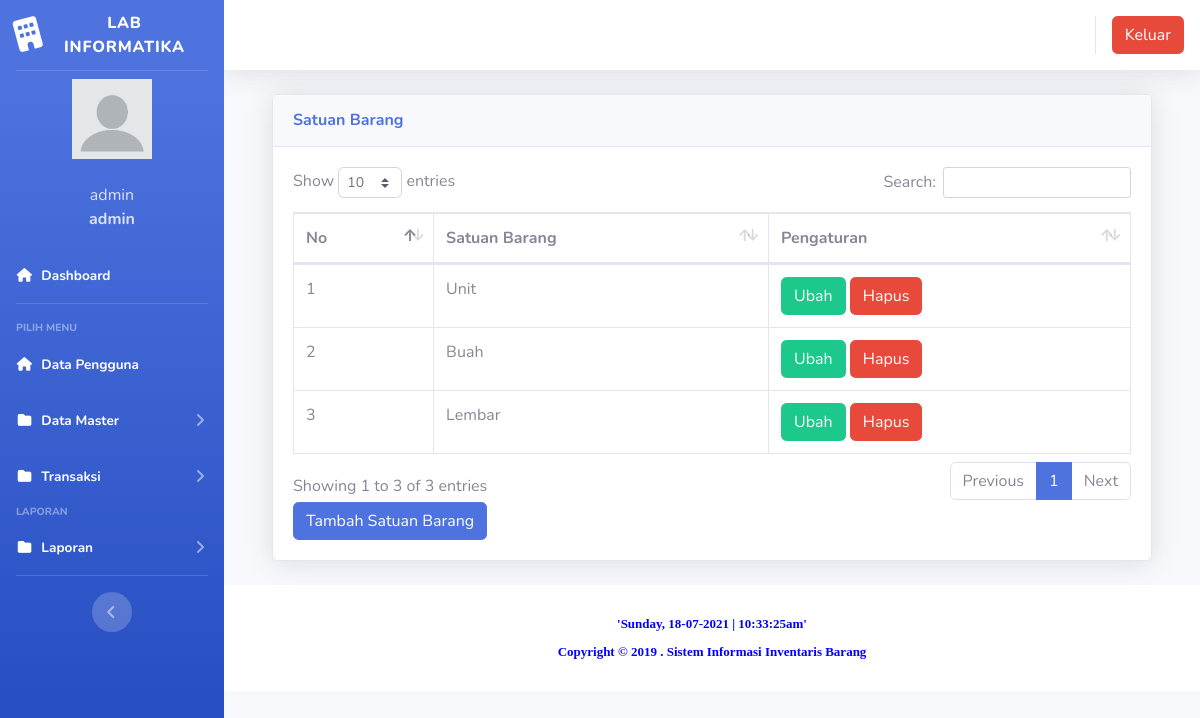
/index.php?page=satuanbarang (signed in), run on the app's committed database.
### tables this page shows
CREATE TABLE `users` (
  `id` int(11) NOT NULL,
  `nik` varchar(10) NOT NULL,
  `nama` varchar(100) NOT NULL,
  `alamat` varchar(200) NOT NULL,
  `telepon` varchar(100) NOT NULL,
  `username` varchar(100) NOT NULL,
  `password` varchar(100) NOT NULL,
  `level` varchar(25) NOT NULL DEFAULT 'member',
  `foto` varchar(25) NOT NULL
);

CREATE TABLE `satuan` (
  `id` int(11) NOT NULL,
  `satuan` varchar(100) NOT NULL
);

### index.php (the view, shortened to what this page needs)
<?php
	$koneksi = new mysqli("localhost","root","","inventori");
	?>
<!DOCTYPE html>
<html lang="en">
<head>
  <link href="vendor/fontawesome-free/css/all.min.css" rel="stylesheet" type="text/css">
  <link href="css/sb-admin-2.min.css" rel="stylesheet">
  <link href="vendor/datatables/dataTables.bootstrap4.min.css" rel="stylesheet">
</head>
<body id="page-top">
  <div id="wrapper">
    <ul class="navbar-nav bg-gradient-primary sidebar sidebar-dark accordion" id="accordionSidebar">
      <a class="sidebar-brand d-flex align-items-center justify-content-center" href="index.php">
        <div class="sidebar-brand-icon rotate-n-15">
          <i class="fas fa-building"></i>
        </div>
        <div class="sidebar-brand-text mx-2">LAB INFORMATIKA</div>
      </a>
      <hr class="sidebar-divider my-0">
 <?php
   if ($_SESSION['admin']) {
	   $user = $_SESSION['admin'];
   }
   $sql =$koneksi->query("select * from users where id='$user'");
   $data = $sql->fetch_assoc();
   ?>
    <li class="d-flex align-items-center justify-content-center">
        <a class="nav-link">
		 <img src="img/<?php echo $data['foto']?>" class="img-circle" width="80" alt="User"/></a>
	  </li>
		 <li class="nav-item ">
        <a class="nav-link">
         	<div class="d-flex align-items-center justify-content-center" class="name">  <?php echo  $data['nama'];?></div></font>
			<div class="d-flex align-items-center justify-content-center" class="email"><strong> <?php echo $data['level'];?></strong></div>
		 </a>
      </li>
      <li class="nav-item active">
        <a class="nav-link" href="?page=home">
          <i class="fas fa-fw fa-home"></i>
          <span>Dashboard</span></a>
      </li>
      <hr class="sidebar-divider">
      <div class="sidebar-heading">
        Pilih Menu
      </div>
	    <li class="nav-item active">
        <a class="nav-link" href="?page=pengguna">
          <i class="fas fa-fw fa-home"></i>
          <span>Data Pengguna</span></a>
      </li>
	   <li class="nav-item active">
        <a class="nav-link collapsed" href="#" data-toggle="collapse" data-target="#collapseData" aria-expanded="true" aria-controls="collapseData">
          <i class="fas fa-fw fa-folder"></i>
          <span>Data Master</span>
        </a>
      </li>
	    <li class="nav-item active">
        <a class="nav-link collapsed" href="#" data-toggle="collapse" data-target="#collapsePages" aria-expanded="true" aria-controls="collapsePages">
          <i class="fas fa-fw fa-folder"></i>
          <span>Transaksi</span>
        </a>
      </li>
      <div class="sidebar-heading">
        Laporan
      </div>
	     <li class="nav-item active">
        <a class="nav-link collapsed" href="#" data-toggle="collapse" data-target="#collapseLaporan" aria-expanded="true" aria-controls="collapseLaporan">
          <i class="fas fa-fw fa-folder"></i>
          <span>Laporan</span>
        </a>
      </li>
      <hr class="sidebar-divider d-none d-md-block">
      <div class="text-center d-none d-md-inline">
        <button class="rounded-circle border-0" id="sidebarToggle"></button>
      </div>
    </ul>
    <div id="content-wrapper" class="d-flex flex-column">
      <div id="content">
        <nav class="navbar navbar-expand navbar-light bg-white topbar mb-4 static-top shadow">
          <ul class="navbar-nav ml-auto">
            <li class="nav-item dropdown no-arrow">
			 <div class="top-menu">
        <ul class="nav pull-right top-menu">
		      <li><a onclick="return confirm('Apakah anda yakin akan logout?')" class="btn btn-danger" class="logout" href="logout.php">Keluar</a></li>
        </ul>
      </div>
            </li>
          </ul>
        </nav>
        <div class="container-fluid">
		 <section class="content">
		      <?php
			   $page = $_GET['page'];
			   $aksi = $_GET['aksi'];
			     if ($page == "satuanbarang") {
				   if ($aksi == "") {
					   include "page/satuanbarang/satuan.php";
				   }
			   }
			   ?>
    </section>
</div>
      <footer class="sticky-footer bg-white">
        <div class="container my-auto">
          <div class="copyright text-center my-auto">
        <?php
        echo("<font face=verdana size=2 color=blue><b>");
        echo date("<b>'l, d-m-Y | g:i:sa'</b>" );
        ?><br><br>
            <span>Copyright &copy; 2019 . Sistem Informasi Inventaris Barang</span>
          </div>
        </div>
      </footer>
    </div>
  </div>
  </div>
</body>
</html>

### page/satuanbarang/satuan.php (shortened to what this page needs)
<div class="container-fluid">
  <div class="card shadow mb-4">
    <div class="card-header py-3">
      <h6 class="m-0 font-weight-bold text-primary">Satuan Barang</h6>
    </div>
    <div class="card-body">
      <div class="table-responsive">
        <table class="table table-bordered" id="dataTable" width="100%" cellspacing="0">
        <thead>
                                <tr>
			<th>No</th>
			<th>Satuan Barang</th>
			<th>Pengaturan</th>
                                </tr>
		</thead>
          <tbody>
            <?php
	$no = 1;
	$sql = $koneksi->query("select * from satuan");
	while ($data = $sql->fetch_assoc()) {
	?>
                                <tr>
                                    <td><?php echo $no++; ?></td>
			<td><?php echo $data['satuan'] ?></td>
			<td>
			<a href="?page=satuanbarang&aksi=ubahsatuan&id=<?php echo $data['id'] ?>" class="btn btn-success" >Ubah</a>
			<a onclick="return confirm('Apakah anda yakin akan menghapus data ini?')" href="?page=satuanbarang&aksi=hapussatuan&id=<?php echo $data['id'] ?>" class="btn btn-danger" >Hapus</a>
			</td>
                                </tr>
	<?php }?>
		   </tbody>
                        </table>
<a href="?page=satuanbarang&aksi=tambahsatuan" class="btn btn-primary" >Tambah Satuan Barang</a>
      </div>
    </div>
  </div>
</div>

### data on the page
users: foto (picture), nama "admin", level "admin"
satuan: satuan "Unit"
satuan: satuan "Buah"
satuan: satuan "Lembar"
